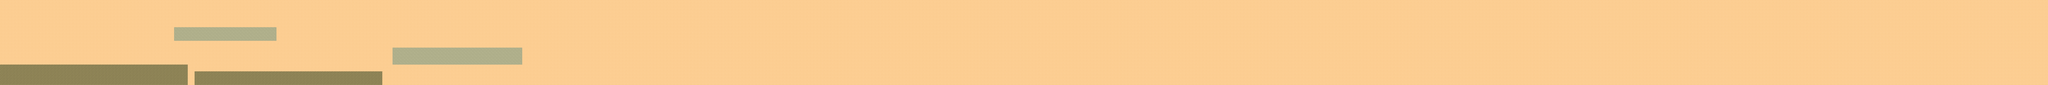

Rendered tile map (Tiled .tmx) drawn with the repository's tilesets; below, a short description and the map source with its tile grids summarised:
An orthogonal 600x25 tile map with 32x32 px tiles, 1 tile layer (Background) and 4 objects.

<map version="1.0" orientation="orthogonal" width="600" height="25" tilewidth="32" tileheight="32">
 <tileset firstgid="1" name="tmw_desert_spacing" tilewidth="32" tileheight="32" spacing="1" margin="1">
  <image source="tmw_desert_spacing.png" width="265" height="199" />
 </tileset>
 <layer name="Background" width="600" height="25">
  <data>[15000 cells, 15000 non-empty, 3 distinct tile ids]</data>
 </layer>
 <objectgroup name="Collision" width="600" height="25">
  <object x="4" y="608" width="1756" height="192" />
  <object x="1827" y="673" width="1755" height="124" />
  <object x="1633" y="261" width="955" height="118" />
  <object x="3685" y="448" width="1209" height="158" />
 </objectgroup>
</map>
